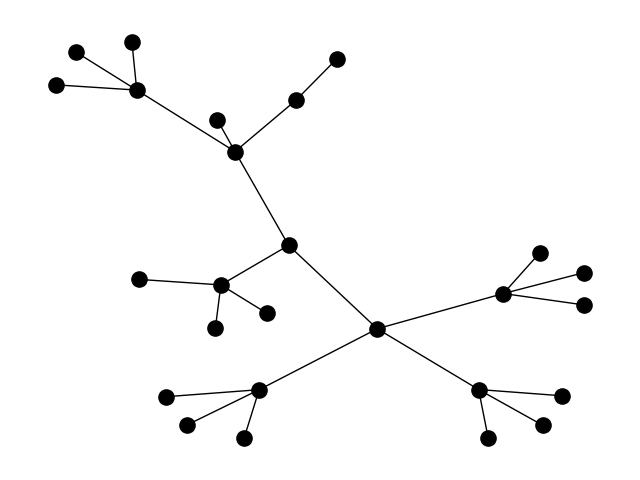

The Python source for this figure:
import networkx as nx
import matplotlib.pyplot as plt

graph = nx.full_rary_tree(3, 26)

# Define node positions
pos = nx.spring_layout(graph, center=None) 
# pos = nx.circular_layout(graph)
# pos = nx.random_layout(graph)
# pos = nx.shell_layout(graph)
# pos = nx.spectral_layout(graph)

print(pos)

# Draw the tree
nx.draw(graph, pos=pos, with_labels=False, node_size=120, node_color="black", font_size=8, font_weight="bold")
plt.title("Simple Tree")
# plt.show()
plt.savefig('simple_tree.png')
plt.savefig('simple_tree.pdf')


